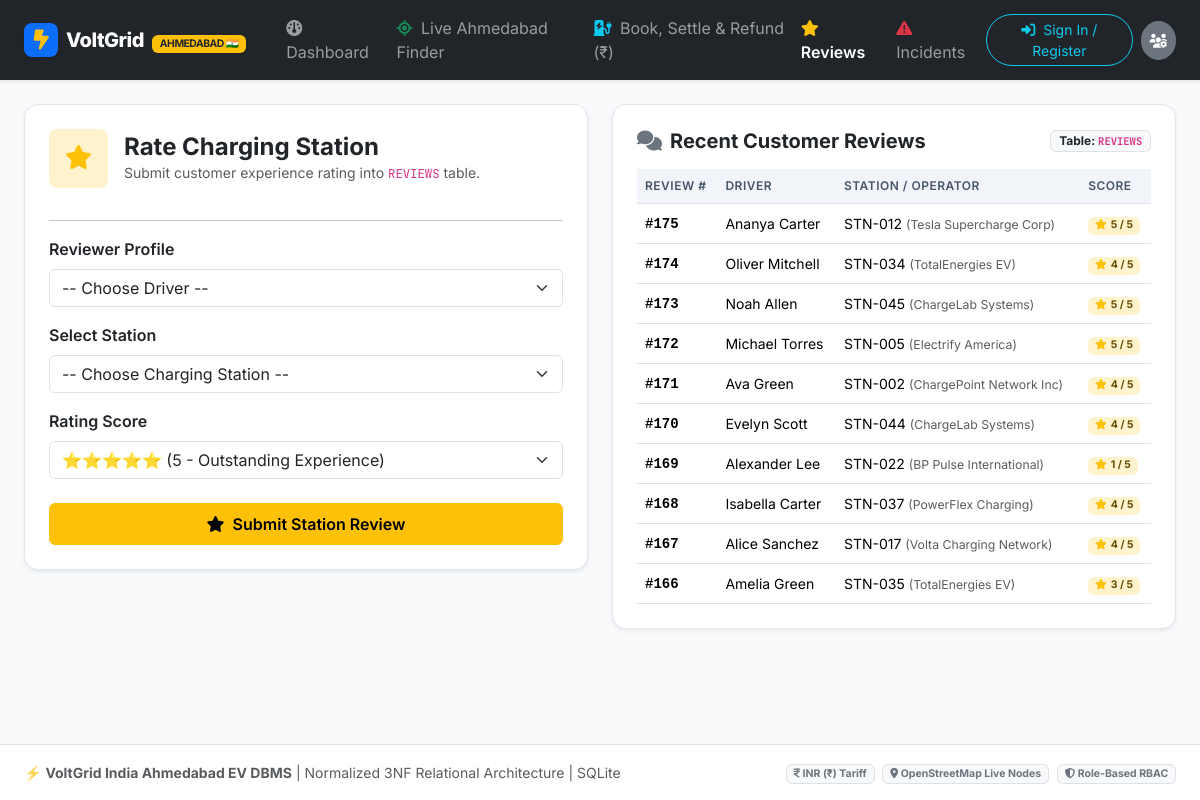
/reviews/new, run on an earlier commit of the app's database.
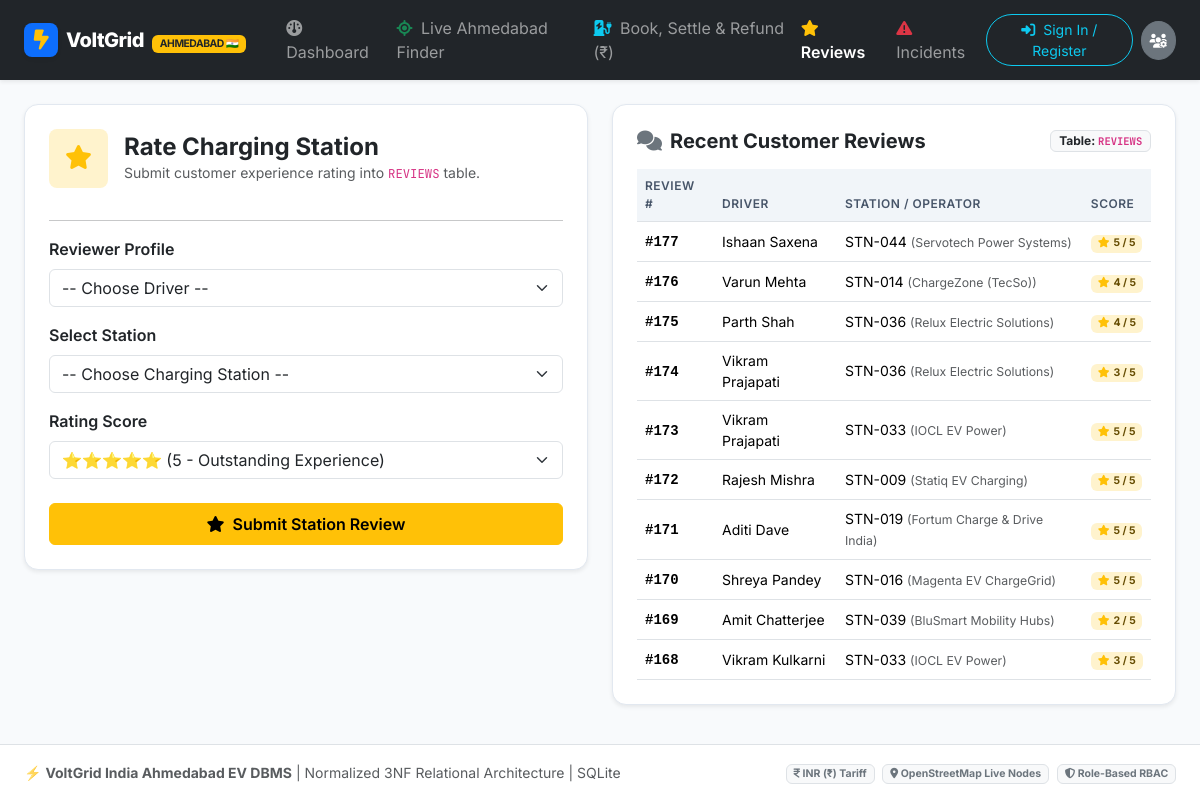
And on a later commit of the database.
### tables this page shows
CREATE TABLE REVIEWS (
    review_id INT PRIMARY KEY,
    user_id INT NOT NULL,
    station_id INT NOT NULL,
    rating INT NOT NULL CHECK (rating BETWEEN 1 AND 5),
    CONSTRAINT fk_review_user
        FOREIGN KEY (user_id) REFERENCES USERS(user_id)
        ON UPDATE CASCADE ON DELETE CASCADE,
    CONSTRAINT fk_review_station
        FOREIGN KEY (station_id) REFERENCES STATIONS(station_id)
        ON UPDATE CASCADE ON DELETE CASCADE
);

CREATE TABLE USERS (
    user_id INT PRIMARY KEY,
    name VARCHAR(100) NOT NULL,
    phone VARCHAR(20) NOT NULL UNIQUE
);

CREATE TABLE OPERATORS (
    operator_id INT PRIMARY KEY,
    company_name VARCHAR(100) NOT NULL UNIQUE
);

### flask_app/app.py (the view, shortened to what this page needs)
@app.route("/reviews/new", methods=["GET", "POST"])
def new_review():
    conn = get_db_connection()
    try:
        users = conn.execute("SELECT user_id, name, phone FROM USERS ORDER BY name LIMIT 40").fetchall()
        stations = conn.execute("""
            SELECT s.station_id, op.company_name, s.latitude, s.longitude
            FROM STATIONS s
            JOIN OPERATORS op ON s.operator_id = op.operator_id
            ORDER BY s.station_id
        """).fetchall()
        recent_reviews = conn.execute("""
            SELECT r.review_id, u.name AS user_name, op.company_name, r.station_id, r.rating
            FROM REVIEWS r
            JOIN USERS u ON r.user_id = u.user_id
            JOIN STATIONS s ON r.station_id = s.station_id
            JOIN OPERATORS op ON s.operator_id = op.operator_id
            ORDER BY r.review_id DESC
            LIMIT 10
        """).fetchall()
        return render_template("new_review.html", users=users, stations=stations, reviews=recent_reviews)
    except Exception as e:
        conn.rollback()
        flash(f"❌ Error submitting review: {str(e)}", "danger")
        return redirect(url_for("new_review"))
    finally:
        conn.close()

### flask_app/app.py (called while the page is built)
def get_db_connection():
    conn = sqlite3.connect(str(DB_PATH))
    conn.row_factory = sqlite3.Row
    conn.execute("PRAGMA foreign_keys = ON;")
    return conn

@app.context_processor
def inject_user_context():
    user_id = session.get("user_id")
    role = session.get("role")
    name = session.get("name")
    phone = session.get("phone")
    return {
        "current_user": {
            "id": user_id,
            "name": name,
            "phone": phone,
            "role": role,
            "is_authenticated": user_id is not None,
            "is_admin": role == "admin"
        },
        "indian_ev_models": INDIAN_EV_MODELS,
        "ahmedabad_hotspots": AHMEDABAD_HOTSPOTS
    }

### flask_app/templates/new_review.html (shortened to what this page needs)
{% extends "base.html" %}
{% block content %}
<div class="row g-4">
    <div class="col-lg-6">
        <div class="card p-4 shadow-sm">
            <div class="d-flex align-items-center mb-3">
                <div class="bg-warning-subtle text-warning p-3 rounded-3 me-3">
                    <i class="fa-solid fa-star fs-4"></i>
                </div>
                <div>
                    <h4 class="fw-bold mb-0">Rate Charging Station</h4>
                    <p class="text-muted small mb-0">Submit customer experience rating into <code>REVIEWS</code> table.</p>
                </div>
            </div>
            <hr>
            <form method="POST" action="{{ url_for('new_review') }}">
                {% if not current_user.is_authenticated or current_user.is_admin %}
                <div class="mb-3">
                    <label for="user_id" class="form-label fw-semibold">Reviewer Profile</label>
                    <select class="form-select" id="user_id" name="user_id" required>
                        <option value="" disabled selected>-- Choose Driver --</option>
                    </select>
                </div>
                {% else %}
                <div class="mb-3 p-3 bg-light rounded-3 border">
                    <small class="text-muted d-block">Posting as:</small>
                    <strong class="text-dark"><i class="fa-solid fa-user me-1 text-primary"></i>{{ current_user.name }} ({{ current_user.phone }})</strong>
                </div>
                {% endif %}
                <div class="mb-3">
                    <label for="station_id" class="form-label fw-semibold">Select Station</label>
                    <select class="form-select" id="station_id" name="station_id" required>
                        <option value="" disabled selected>-- Choose Charging Station --</option>
                    </select>
                </div>
                <div class="mb-4">
                    <label for="rating" class="form-label fw-semibold">Rating Score</label>
                    <select class="form-select" id="rating" name="rating" required>
                        <option value="5" selected>⭐⭐⭐⭐⭐ (5 - Outstanding Experience)</option>
                    </select>
                </div>
                <button type="submit" class="btn btn-warning w-100 py-2 fw-semibold">
                    <i class="fa-solid fa-star me-1"></i> Submit Station Review
                </button>
            </form>
        </div>
    </div>
    <div class="col-lg-6">
        <div class="card p-4 shadow-sm">
            <div class="d-flex justify-content-between align-items-center mb-3">
                <h5 class="fw-bold mb-0"><i class="fa-solid fa-comments text-secondary me-2"></i>Recent Customer Reviews</h5>
                <span class="badge bg-light text-dark border">Table: <code>REVIEWS</code></span>
            </div>
            <div class="table-responsive">
                <table class="table table-hover table-custom align-middle small mb-0">
                    <thead>
                        <tr>
                            <th>Review #</th>
                            <th>Driver</th>
                            <th>Station / Operator</th>
                            <th>Score</th>
                        </tr>
                    </thead>
                    <tbody>
                        {% for r in reviews %}
                        <tr>
                            <td><strong class="font-monospace">#{{ "%03d"|format(r.review_id) }}</strong></td>
                            <td>{{ r.user_name }}</td>
                            <td>STN-{{ "%03d"|format(r.station_id) }} <small class="text-muted">({{ r.company_name }})</small></td>
                            <td>
                                <span class="badge bg-warning-subtle text-warning-emphasis fw-bold">
                                    <i class="fa-solid fa-star text-warning me-1"></i>{{ r.rating }} / 5
                                </span>
                            </td>
                        </tr>
                        {% endfor %}
                    </tbody>
                </table>
            </div>
        </div>
    </div>
</div>
{% endblock %}

### flask_app/templates/base.html (shortened to what this page needs)
<!DOCTYPE html>
<html lang="en">
<head>
    <link href="https://cdn.jsdelivr.net/npm/bootstrap@5.3.3/dist/css/bootstrap.min.css" rel="stylesheet">
    <link rel="stylesheet" href="https://cdnjs.cloudflare.com/ajax/libs/font-awesome/6.5.1/css/all.min.css">
</head>
<body class="d-flex flex-column min-vh-100">
    <nav class="navbar navbar-expand-lg navbar-dark bg-dark sticky-top shadow-sm py-2">
        <div class="container-fluid px-lg-4">
            <a class="navbar-brand text-white d-flex align-items-center" href="{{ url_for('index') }}">
                <span class="bg-primary text-white p-2 rounded-3 me-2 shadow-sm d-inline-flex align-items-center justify-content-center" style="width: 34px; height: 34px;">
                    <i class="fa-solid fa-bolt-lightning text-warning"></i>
                </span>
                <span>VoltGrid <span class="badge bg-warning text-dark px-2 py-1 ms-1 small" style="font-size: 0.65rem;">AHMEDABAD 🇮🇳</span></span>
            </a>
            <div class="collapse navbar-collapse" id="navMenu">
                <ul class="navbar-nav me-auto mb-2 mb-lg-0 ms-lg-3">
                    <li class="nav-item">
                        <a class="nav-link {% if request.endpoint == 'index' %}active fw-semibold text-white{% endif %}" href="{{ url_for('index') }}">
                            <i class="fa-solid fa-gauge me-1"></i> Dashboard
                        </a>
                    </li>
                    <li class="nav-item">
                        <a class="nav-link" href="{{ url_for('index') }}#ahmedabad-finder">
                            <i class="fa-solid fa-location-crosshairs me-1 text-success"></i> Live Ahmedabad Finder
                        </a>
                    </li>
                    <li class="nav-item">
                        <a class="nav-link {% if request.endpoint == 'unified_booking_payment' %}active fw-semibold text-white{% endif %}" href="{{ url_for('unified_booking_payment') }}">
                            <i class="fa-solid fa-charging-station me-1 text-info"></i> Book, Settle & Refund (₹)
                        </a>
                    </li>
                    <li class="nav-item">
                        <a class="nav-link {% if request.endpoint == 'new_review' %}active fw-semibold text-white{% endif %}" href="{{ url_for('new_review') }}">
                            <i class="fa-solid fa-star me-1 text-warning"></i> Reviews
                        </a>
                    </li>
                    <li class="nav-item">
                        <a class="nav-link {% if request.endpoint == 'new_complaint' %}active fw-semibold text-white{% endif %}" href="{{ url_for('new_complaint') }}">
                            <i class="fa-solid fa-triangle-exclamation me-1 text-danger"></i> Incidents
                        </a>
                    </li>
                </ul>
                <div class="d-flex align-items-center gap-2">
                    {% if current_user.is_authenticated %}
                        <div class="dropdown">
                            <button class="btn btn-outline-light btn-sm dropdown-toggle d-flex align-items-center py-1 px-3 rounded-pill" type="button" data-bs-toggle="dropdown">
                                {% if current_user.is_admin %}
                                    <span class="nav-role-badge nav-role-admin me-2"><i class="fa-solid fa-shield-halved me-1"></i>ADMIN</span>
                                {% else %}
                                    <span class="nav-role-badge nav-role-user me-2"><i class="fa-solid fa-user me-1"></i>DRIVER</span>
                                {% endif %}
                                <span class="fw-semibold">{{ current_user.name }}</span>
                            </button>
                            <ul class="dropdown-menu dropdown-menu-end shadow-sm">
                                <li class="dropdown-header">
                                    <span class="d-block fw-bold text-dark">{{ current_user.name }}</span>
                                    <small class="text-muted">{{ current_user.phone or 'Admin Account' }}</small>
                                </li>
                                <li><hr class="dropdown-divider"></li>
                                <li><a class="dropdown-item" href="{{ url_for('unified_booking_payment', tab='reserve') }}"><i class="fa-solid fa-calendar-plus me-2 text-primary"></i>My Slot Bookings</a></li>
                                <li><a class="dropdown-item" href="{{ url_for('unified_booking_payment', tab='settle') }}"><i class="fa-solid fa-receipt me-2 text-success"></i>My Active Sessions</a></li>
                                <li><a class="dropdown-item" href="{{ url_for('unified_booking_payment', tab='payments') }}"><i class="fa-solid fa-indian-rupee-sign me-2 text-info"></i>Payments & Refunds</a></li>
                                {% if current_user.is_admin %}
                                <li><hr class="dropdown-divider"></li>
                                <li><a class="dropdown-item" href="{{ url_for('queries') }}"><i class="fa-solid fa-terminal me-2 text-warning"></i>SQL Workbench Console</a></li>
                                {% endif %}
                                <li><hr class="dropdown-divider"></li>
                                <li><a class="dropdown-item text-danger" href="{{ url_for('logout') }}"><i class="fa-solid fa-right-from-bracket me-2"></i>Sign Out</a></li>
                            </ul>
                        </div>
                    {% else %}
                        <a href="{{ url_for('login') }}" class="btn btn-outline-info btn-sm px-3 rounded-pill">
                            <i class="fa-solid fa-right-to-bracket me-1"></i> Sign In / Register
                        </a>
                    {% endif %}
                    <div class="dropdown">
                        <button class="btn btn-secondary btn-sm rounded-circle p-2" type="button" data-bs-toggle="dropdown" title="Quick Role Switcher for Evaluation">
                            <i class="fa-solid fa-users-gear"></i>
                        </button>
                    </div>
                </div>
            </div>
        </div>
    </nav>
    <main class="container-fluid px-lg-4 my-4 flex-grow-1">
        {% block content %}{% endblock %}
    </main>
    <footer class="bg-white py-3 border-top mt-auto text-center text-muted small">
        <div class="container-fluid px-4 d-flex flex-column flex-md-row justify-content-between align-items-center">
            <span>⚡ <strong>VoltGrid India Ahmedabad EV DBMS</strong> | Normalized 3NF Relational Architecture | SQLite</span>
            <span class="mt-2 mt-md-0">
                <span class="badge bg-light text-secondary border me-1"><i class="fa-solid fa-indian-rupee-sign"></i> INR (₹) Tariff</span>
                <span class="badge bg-light text-secondary border me-1"><i class="fa-solid fa-location-dot"></i> OpenStreetMap Live Nodes</span>
                <span class="badge bg-light text-secondary border"><i class="fa-solid fa-shield-halved"></i> Role-Based RBAC</span>
            </span>
        </div>
    </footer>
</body>
</html>

### flask_app/templates/base.html (style rules this page uses)
:root { --primary-gradient: linear-gradient(135deg, #0d6efd 0%, #00b4d8 100%); --accent-gradient: linear-gradient(135deg, #10b981 0%, #059669 100%); --warning-gradient: linear-gradient(135deg, #f59e0b 0%, #d97706 100%); --dark-gradient: linear-gradient(135deg, #1e293b 0%, #0f172a 100%); --brand-primary: #0d6efd; --brand-cyan: #00b4d8; --surface-bg: #f8fafc; --card-border: #e2e8f0; }
body { background-color: var(--surface-bg); font-family: 'Inter', -apple-system, BlinkMacSystemFont, "Segoe UI", Roboto, sans-serif; color: #1e293b; }
code, pre, .font-monospace { font-family: 'JetBrains Mono', monospace; }
.navbar-brand { font-weight: 800; letter-spacing: -0.5px; font-size: 1.25rem; }
.card { border: 1px solid var(--card-border); border-radius: 14px; box-shadow: 0 4px 12px rgba(15, 23, 42, 0.03); background: #ffffff; }
.table-custom th { background-color: #f1f5f9; font-weight: 600; text-transform: uppercase; font-size: 0.75rem; letter-spacing: 0.5px; color: #475569; border-top: none; }

What changed in the data, as far as the page shows it:
no longer on this page (row edited): REVIEWS: review_id "167", user_name "Alice Sanchez", station_id "017", company_name "Volta Charging Network", rating "4"
no longer on this page (row edited): REVIEWS: review_id "166", user_name "Amelia Green", station_id "035", company_name "TotalEnergies EV", rating "3"
added REVIEWS: review_id "177", user_name "Ishaan Saxena", station_id "044", company_name "Servotech Power Systems", rating "5"
added REVIEWS: review_id "176", user_name "Varun Mehta", station_id "014", company_name "ChargeZone (TecSo)", rating "4"
changed REVIEWS id 175: user_name "Ananya Carter" → "Parth Shah"; station_id "012" → "036"; company_name "Tesla Supercharge Corp" → "Relux Electric Solutions"; rating "5" → "4"
changed REVIEWS id 174: user_name "Oliver Mitchell" → "Vikram Prajapati"; station_id "034" → "036"; company_name "TotalEnergies EV" → "Relux Electric Solutions"; rating "4" → "3"
changed REVIEWS id 173: user_name "Noah Allen" → "Vikram Prajapati"; station_id "045" → "033"; company_name "ChargeLab Systems" → "IOCL EV Power"
changed REVIEWS id 172: user_name "Michael Torres" → "Rajesh Mishra"; station_id "005" → "009"; company_name "Electrify America" → "Statiq EV Charging"
changed REVIEWS id 171: user_name "Ava Green" → "Aditi Dave"; station_id "002" → "019"; company_name "ChargePoint Network Inc" → "Fortum Charge & Drive India"; rating "4" → "5"
changed REVIEWS id 170: user_name "Evelyn Scott" → "Shreya Pandey"; station_id "044" → "016"; company_name "ChargeLab Systems" → "Magenta EV ChargeGrid"; rating "4" → "5"
changed REVIEWS id 169: user_name "Alexander Lee" → "Amit Chatterjee"; station_id "022" → "039"; company_name "BP Pulse International" → "BluSmart Mobility Hubs"; rating "1" → "2"
changed REVIEWS id 168: user_name "Isabella Carter" → "Vikram Kulkarni"; station_id "037" → "033"; company_name "PowerFlex Charging" → "IOCL EV Power"; rating "4" → "3"
